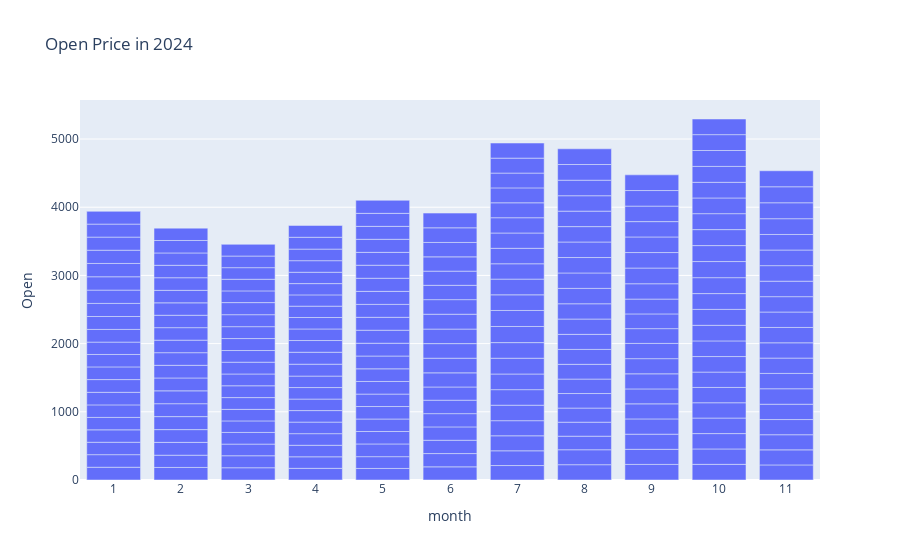

Notebook source saved alongside this figure:
### Code cell
df_2020 = df[df["year"] == 2024]
fig = px.bar(df_2020, x="month", y="Open", title="Open Price in 2024")
fig.update_xaxes(type="category")
fig.show()

### Figure 1 — Plotly figure (JSON) as saved in the notebook; plotly's stock layout.template omitted (floating-point values rounded to 4 significant figures; data arrays with more than 128 entries replaced by an {"elided": "..."} marker saying what was removed)
{"data": [{"alignmentgroup": "True", "hovertemplate": "month=%{x}<br>Open=%{y}<extra></extra>", "legendgroup": "", "marker": {"color": "#636efa", "pattern": {"shape": ""}}, "name": "", "offsetgroup": "", "orientation": "v", "showlegend": false, "textposition": "auto", "type": "bar", "x": {"elided": "231 int values"}, "xaxis": "x", "y": {"elided": "231 float values"}, "yaxis": "y"}], "layout": {"barmode": "relative", "legend": {"tracegroupgap": 0}, "title": {"text": "Open Price in 2024"}, "xaxis": {"anchor": "y", "domain": [0, 1], "title": {"text": "month"}, "type": "category"}, "yaxis": {"anchor": "x", "domain": [0, 1], "title": {"text": "Open"}}}}
